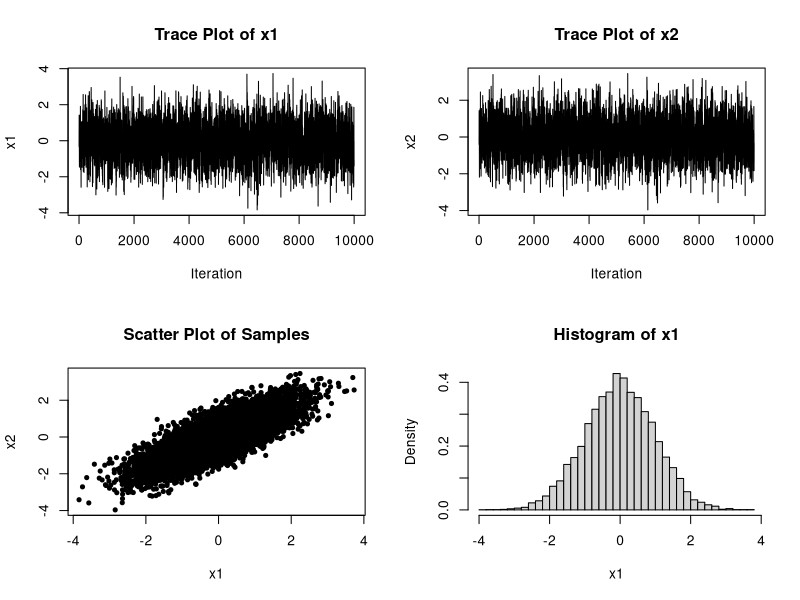

Here is the R script that generated this plot:
# Gibbs Sampling for Bivariate Normal Distribution
set.seed(123) # For reproducibility

# Parameters of the bivariate normal
rho <- 0.8 # Correlation coefficient
n_iter <- 10000 # Number of iterations

# Initialize the chain
x1 <- numeric(n_iter)
x2 <- numeric(n_iter)
x1[1] <- 0 # Initial value for x1
x2[1] <- 0 # Initial value for x2

# Gibbs sampling loop
for (t in 2:n_iter) {
  # Sample x1 given x2
  x1[t] <- rnorm(1, mean = rho * x2[t - 1], sd = sqrt(1 - rho^2))
  # Sample x2 given x1
  x2[t] <- rnorm(1, mean = rho * x1[t], sd = sqrt(1 - rho^2))
}

# Combine the samples
samples <- data.frame(x1 = x1, x2 = x2)

# Plot the results
par(mfrow = c(2, 2))
plot(x1, type = "l", main = "Trace Plot of x1", xlab = "Iteration", ylab = "x1")
plot(x2, type = "l", main = "Trace Plot of x2", xlab = "Iteration", ylab = "x2")
plot(samples$x1, samples$x2, pch = 20, main = "Scatter Plot of Samples", xlab = "x1", ylab = "x2")
hist(samples$x1, breaks = 50, probability = TRUE, main = "Histogram of x1", xlab = "x1")
